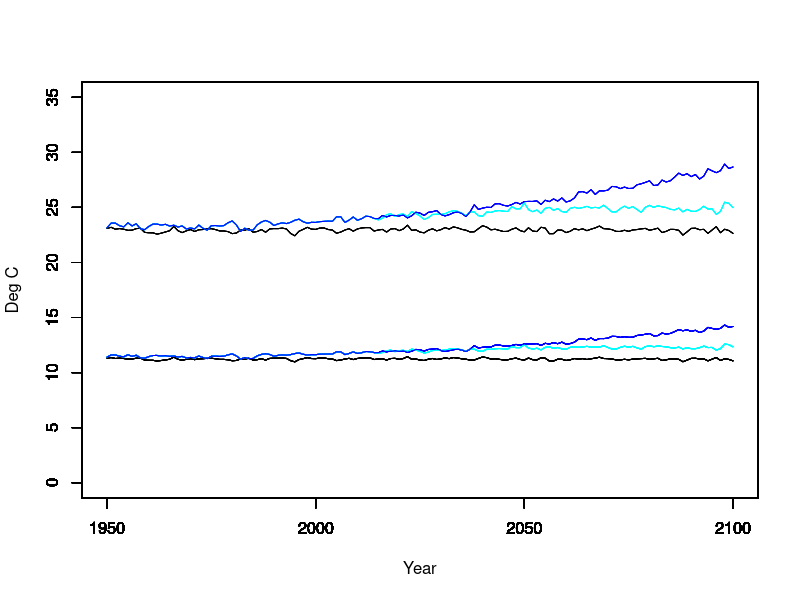

Source code (R):
## ---- chunk 1
### Load IPSL-CM6A-LR data
picon <- read.csv('Hawaii_IPSL-CM6A-LR_picontrol_annual_1601_2100.csv', header = TRUE)
hist <- read.csv('Hawaii_IPSL-CM6A-LR_historical_annual_1850_2014.csv', header = TRUE)
ssp126 <- read.csv('Hawaii_IPSL-CM6A-LR_ssp126_annual_2015_2100.csv', header = TRUE)
ssp585 <- read.csv('Hawaii_IPSL-CM6A-LR_ssp585_annual_2015_2100.csv', header = TRUE)

# Create array and fill 
picon_out <- array(numeric(), c(2100-1950+1,12)) # years 1950 - 2100 by 12 species
hist_out <- array(numeric(), c(2014-1950+1,12)) # years 1950 - 2014 by 12 species
ssp126_out <- array(numeric(), c(2100-2015+1,12)) # years 2015 - 2100 by 12 species
ssp585_out <- array(numeric(), c(2100-2015+1,12)) # years 2015 - 2100 by 12 species

# Identify the years of interest
picon_yrs <- which(picon$Date..yyyy. >= 1950)
hist_yrs <- which(hist$Date..yyyy. >= 1950)

# Loop through the 12 species in the Hawaii longline simulation
for (s in seq(1,12,1)) {
  # Based on how species are ordered in the model parameter table, 
  # species 2 (Mahi), 7 (StripedMarin), 8 (Wahoo), and 10 (BlueMarlin)
  # will be affected by surface temperature only
  # whereas the others will experience the water column average
	if (s == 2 | s == 7 | s == 8 | s == 10) {
		picon_out[,s] <- picon$tos..degC.[picon_yrs]
		hist_out[,s] <- hist$tos..degC.[hist_yrs]
		ssp126_out[,s] <- ssp126$tos..degC.
		ssp585_out[,s] <- ssp585$tos..degC.
	} else {
		picon_out[,s] <- ((picon$tos..degC.[picon_yrs] + picon$tob..degC.[picon_yrs]) / 2)
		hist_out[,s] <- ((hist$tos..degC.[hist_yrs] + hist$tob..degC.[hist_yrs]) / 2)
		ssp126_out[,s] <- ((ssp126$tos..degC. + ssp126$tob..degC.) / 2)
		ssp585_out[,s] <- ((ssp585$tos..degC. + ssp585$tob..degC.) / 2)
	}
}		
### Save output for input into mizerNPAC
picon_times <- seq(1950,2100,1)
hist_times <- seq(1950,2014,1)
ssp126_times <- seq(2015,2100,1)
ssp585_times <- seq(2015,2100,1)

realm_names <- c("Bigeye","Mahi","BlueShark","Skipjack","Yellowfin","Albacore","StripedMarlin","Wahoo","Swordfish","BlueMarlin","Lancetfish","Opah") # to match case with therMizer parameters

picon_ocean_temp_array <- array(NA, dim = c(length(picon_times), length(realm_names)), dimnames = list(time = picon_times, realm = realm_names))

hist_ocean_temp_array <- array(NA, dim = c(length(hist_times), length(realm_names)), dimnames = list(time = hist_times, realm = realm_names))

ssp126_ocean_temp_array <- array(NA, dim = c(length(ssp126_times), length(realm_names)), dimnames = list(time = ssp126_times, realm = realm_names))

ssp585_ocean_temp_array <- array(NA, dim = c(length(ssp585_times), length(realm_names)), dimnames = list(time = ssp585_times, realm = realm_names))

picon_ocean_temp_array[,] <- picon_out[,]
hist_ocean_temp_array[,] <- hist_out[,]
ssp126_ocean_temp_array[,] <- ssp126_out[,]
ssp585_ocean_temp_array[,] <- ssp585_out[,]

# Concatonate historical and climate change scenarios
CCscenario_126 <- rbind(hist_ocean_temp_array,ssp126_ocean_temp_array)
CCscenario_585 <- rbind(hist_ocean_temp_array,ssp585_ocean_temp_array)

# Plot to check
for (s in seq(1,11,1)){
  plot(picon_times, picon_ocean_temp_array[,s], type= "l", col = "black", xlab = " ", ylab = " ", xlim = c(1950,2100), ylim = c(0,35))
  par(new = TRUE)
  plot(picon_times, CCscenario_126[,s], type= "l", col = "cyan", xlab = " ", ylab = " ", xlim = c(1950,2100), ylim = c(0,35))
  par(new = TRUE)
  plot(picon_times, CCscenario_585[,s], type= "l", col = "blue", xlab = " ", ylab = " ", xlim = c(1950,2100), ylim = c(0,35))
  par(new = TRUE)
}
plot(picon_times, picon_ocean_temp_array[,12], type = "l", col = "black", xlab = "Year", ylab = "Deg C", xlim = c(1950,2100), ylim = c(0,35))
par(new = TRUE)
plot(picon_times, CCscenario_126[,12], type = "l", col = "cyan", xlab = " ", ylab = " ", xlim = c(1950,2100), ylim = c(0,35))
par(new = TRUE)
plot(picon_times, CCscenario_585[,12], type = "l", col = "blue", xlab = " ", ylab = " ", xlim = c(1950,2100), ylim = c(0,35))

write.table(picon_ocean_temp_array, file = "IPSL_ocean_temp_array_PIcontrol.dat", quote = FALSE, row.names = TRUE, col.names = TRUE)
write.table(hist_ocean_temp_array, file = "IPSL_ocean_temp_array_hist.dat", quote = FALSE, row.names = TRUE, col.names = TRUE)
write.table(ssp126_ocean_temp_array, file = "IPSL_ocean_temp_array_ssp126.dat", quote = FALSE, row.names = TRUE, col.names = TRUE)
write.table(ssp585_ocean_temp_array, file = "IPSL_ocean_temp_array_ssp585.dat", quote = FALSE, row.names = TRUE, col.names = TRUE)
write.table(CCscenario_126, file = "IPSL_ocean_temp_array_CCscenario_126.dat", quote = FALSE, row.names = TRUE, col.names = TRUE)
write.table(CCscenario_585, file = "IPSL_ocean_temp_array_CCscenario_585.dat", quote = FALSE, row.names = TRUE, col.names = TRUE)

